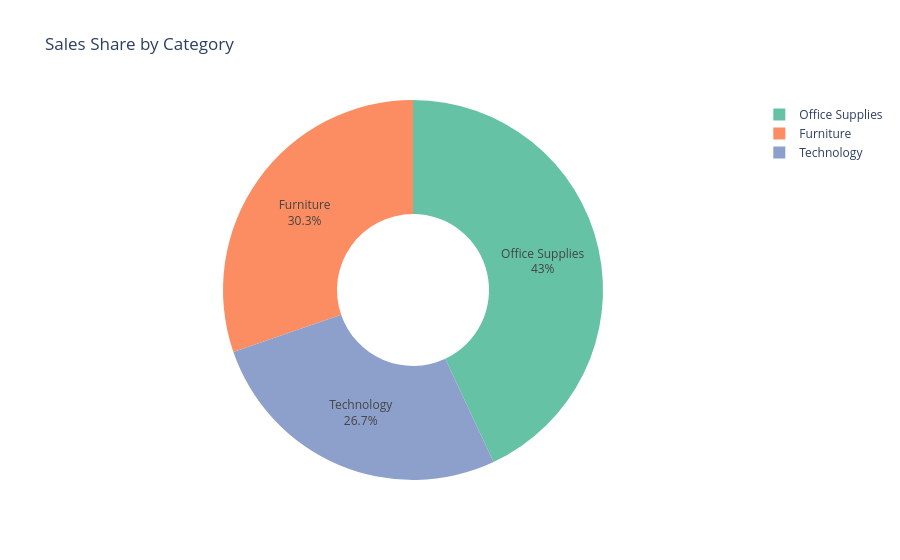

The cell this chart's notebook holds for it:
### Code cell
# Cell 16 – Plotly Pie/Donut: Sales Share by Category
cat_sales = df.groupby('Category')['Sales'].sum().reset_index()

fig = px.pie(cat_sales, values='Sales', names='Category',
             title='Sales Share by Category',
             hole=0.4,
             color_discrete_sequence=px.colors.qualitative.Set2,
             template='plotly_white')
fig.update_traces(textposition='inside', textinfo='percent+label')
fig.write_html('../reports/html/04_plotly_sales_share_donut.html')
fig.show()
print('Saved: 04_plotly_sales_share_donut.html')

### Figure 1 — Plotly figure (JSON) as saved in the notebook; plotly's stock layout.template omitted (floating-point values rounded to 4 significant figures)
{"data": [{"domain": {"x": [0.0, 1.0], "y": [0.0, 1.0]}, "hole": 0.4, "hovertemplate": "Category=%{label}<br>Sales=%{value}<extra></extra>", "labels": ["Furniture", "Office Supplies", "Technology"], "legendgroup": "", "name": "", "showlegend": true, "values": [139300.0, 197900.0, 122800.0], "type": "pie", "textinfo": "percent+label", "textposition": "inside"}], "layout": {"legend": {"tracegroupgap": 0}, "title": {"text": "Sales Share by Category"}, "piecolorway": ["rgb(102,194,165)", "rgb(252,141,98)", "rgb(141,160,203)", "rgb(231,138,195)", "rgb(166,216,84)", "rgb(255,217,47)", "rgb(229,196,148)", "rgb(179,179,179)"]}}
